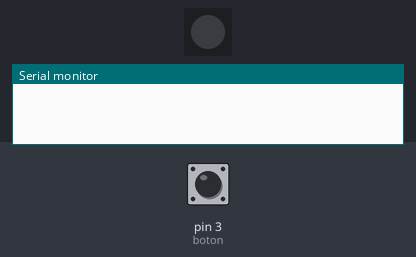
Bench run of a sketch on a simulated Arduino Uno, built with avr-gcc and run on an emulated ATmega328P. Parts: 1 RGB LEDs in strip order, left to right, the last lines printed to the serial monitor. The test bench sets the inputs (shaded band); at power-on: pin 3 (boton) HIGH. Dim RGB values are drawn brighter than linear; the strip is taken to match the declared colour order.

Above: at 1.2 s.
1.3 s: pin 3 (boton) pulled LOW for 0.15 s
At 1.39 s:
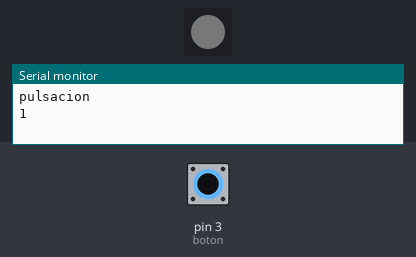
4.3 s: pin 3 (boton) pulled LOW for 1 s
At 4.43 s:
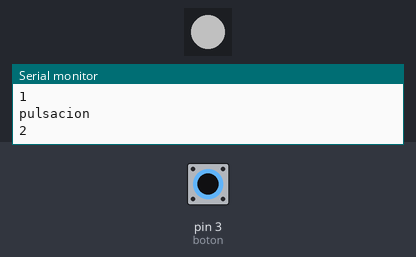
7.3 s: pin 3 (boton) pulled LOW for 3.2 s
Timing chart, 0 to 10.3 s (numbered marks = the images above; inputs shaded):
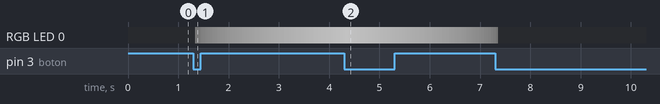

The sketch:

luces_guantelete_infinito_version_final.ino
```cpp
#include <Adafruit_NeoPixel.h>

int boton = 3;
long tiempo_anterior;
long diferencia;
bool flagLuces = false;

bool encendido = false;

#define PIN 12
#define NUMPIXELS 1

Adafruit_NeoPixel pixel = Adafruit_NeoPixel(NUMPIXELS, PIN, NEO_RGBW + NEO_KHZ800);

String states[] = {"apagado", "encendido", "palpitante"};
byte state;

void setup() {
  Serial.begin(9600);

  pixel.begin(); // This initializes the NeoPixel library.
  pixel.show(); // initialize all pixels to "off"

  pinMode(boton, INPUT);
  attachInterrupt(digitalPinToInterrupt(boton), pulsacion, FALLING);

  state = 0;
}

void loop() {
  switch (state) {
    case 0:
      if (encendido) {
        apagar();
      }
      break;
    case 1:
      if (!encendido) {
        encender();
      }
      break;
    case 2:
      if (encendido) {
        apagar();
      } else {
        encender();
      }
      break;
  }
}

void pulsacion() {
  Serial.println("pulsacion");
  diferencia = millis() - tiempo_anterior;
  tiempo_anterior = millis();

  if (diferencia > 200) {
    state = ++state % 3;
    Serial.println(state);
  }
}

void encender() {
  uint16_t i, j;

  for (j = 0; j < 150 ; j++) {
    for (int i = 0; i < NUMPIXELS; i++) {
      pixel.setPixelColor(i, pixel.Color(0, 0, 0, 150));
    }
    pixel.setBrightness(j);
    pixel.show();
    delay(20);
  }
  encendido = true;
}

void apagar() {
  uint16_t i, j;

  for (j = 150; j > 0; j--) {
    for (int i = 0; i < NUMPIXELS; i++) {
      pixel.setPixelColor(i, pixel.Color(0, 0, 0, 150));
    }
    pixel.setBrightness(j);
    pixel.show();
    delay(20);
  }
  encendido = false;
}
```
